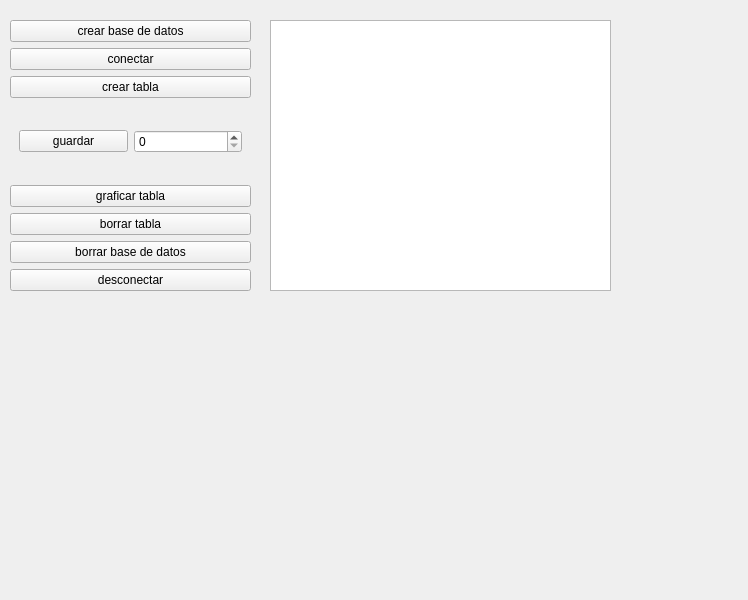
<?xml version="1.0" encoding="UTF-8"?>
<ui version="4.0">
 <class>MainWindow</class>
 <widget class="QMainWindow" name="MainWindow">
  <property name="geometry">
   <rect>
    <x>0</x>
    <y>0</y>
    <width>748</width>
    <height>600</height>
   </rect>
  </property>
  <property name="windowTitle">
   <string>MainWindow</string>
  </property>
  <widget class="QWidget" name="centralwidget">
   <widget class="QWidget" name="widget" native="true">
    <property name="geometry">
     <rect>
      <x>10</x>
      <y>20</y>
      <width>241</width>
      <height>271</height>
     </rect>
    </property>
    <layout class="QVBoxLayout" name="verticalLayout">
     <item>
      <widget class="QPushButton" name="pushButton_crear_bd">
       <property name="text">
        <string>crear base de datos</string>
       </property>
      </widget>
     </item>
     <item>
      <widget class="QPushButton" name="pushButton_conectar">
       <property name="text">
        <string>conectar</string>
       </property>
      </widget>
     </item>
     <item>
      <widget class="QPushButton" name="pushButton_crear_tabla">
       <property name="text">
        <string>crear tabla</string>
       </property>
      </widget>
     </item>
     <item>
      <widget class="QWidget" name="widget_2" native="true">
       <layout class="QHBoxLayout" name="horizontalLayout">
        <item>
         <widget class="QPushButton" name="pushButton_guardar_dato">
          <property name="text">
           <string>guardar</string>
          </property>
         </widget>
        </item>
        <item>
         <widget class="QSpinBox" name="spinBox"/>
        </item>
       </layout>
      </widget>
     </item>
     <item>
      <widget class="QPushButton" name="pushButton_graficar">
       <property name="text">
        <string>graficar tabla</string>
       </property>
      </widget>
     </item>
     <item>
      <widget class="QPushButton" name="pushButton_borrar_tabla">
       <property name="text">
        <string>borrar tabla</string>
       </property>
      </widget>
     </item>
     <item>
      <widget class="QPushButton" name="pushButton_borrar_bd">
       <property name="text">
        <string>borrar base de datos</string>
       </property>
      </widget>
     </item>
     <item>
      <widget class="QPushButton" name="pushButton_desconectar">
       <property name="text">
        <string>desconectar</string>
       </property>
      </widget>
     </item>
    </layout>
   </widget>
   <widget class="QTextEdit" name="textEdit">
    <property name="geometry">
     <rect>
      <x>270</x>
      <y>20</y>
      <width>341</width>
      <height>271</height>
     </rect>
    </property>
   </widget>
   <widget class="QChartView" name="widget_3" native="true">
    <property name="geometry">
     <rect>
      <x>40</x>
      <y>350</y>
      <width>271</width>
      <height>181</height>
     </rect>
    </property>
   </widget>
   <widget class="QChartView" name="widget_4" native="true">
    <property name="geometry">
     <rect>
      <x>370</x>
      <y>360</y>
      <width>271</width>
      <height>181</height>
     </rect>
    </property>
   </widget>
  </widget>
 </widget>
 <customwidgets>
  <customwidget>
   <class>QChartView</class>
   <extends>QWidget</extends>
   <header>PySide6.QtCharts</header>
   <container>1</container>
  </customwidget>
 </customwidgets>
 <resources/>
 <connections/>
</ui>
